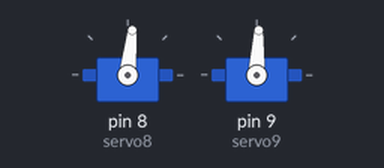
Recording of a sketch running on a simulated Arduino Uno, built with avr-gcc and run on an emulated ATmega328P. Parts: 2 × servo.

Above: at 0.05 s.
At 0.7 s:
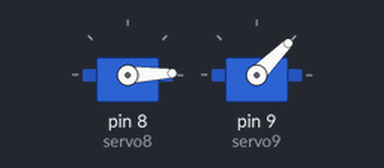
At 1.35 s:
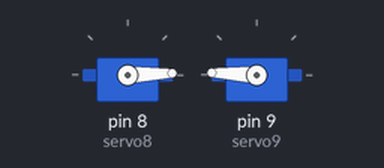
At 2.65 s:
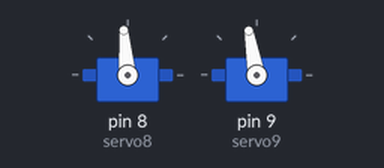
Timing chart, 0 to 6.3 s (numbered marks = the images above):
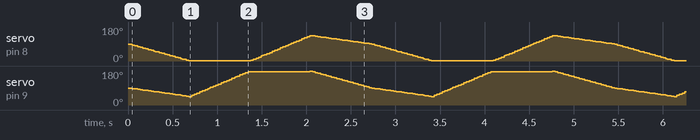

The sketch:

3_modules_garbage_bot_v2.ino
```cpp
#include <Servo.h>

// create servo objects to control servos
Servo servo8;
Servo servo9;

int angle = 45;


void setup() {
  // attaches servoes on pins to the servo objects
  servo8.attach(8);
  servo9.attach(9);
}

void loop() {
  servo8.write(90);  // tell servo to go to given position
  servo9.write(90);

  double ratio8 = 2;  // 90 / 45

  if (angle < 90)
  {
    for (int step=0; step<angle; step++) {  // servo8 is going up
      servo8.write(max(90 - ratio8 * step, 0));
      servo9.write(90 - step);
      delay(15);  // waits 25ms for the servos to reach positions
    }
    for (int step=0; step<angle; step++) {
      servo9.write(angle + 3 * step);
      delay(15);
    }
    for (int step=0; step<angle; step++) {
      servo8.write(3 * step);
      delay(15);
    }
    for (int step=0; step<angle; step++) {
      servo8.write(3 * angle - step);
      servo9.write(180 - 2 * step);
      delay(15);
    }
  }
}
```
